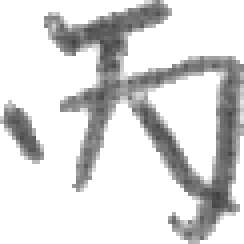
#> input picture TA_dataset/train/丙/161151.png, 61 x 61 px (shown 4 times larger); its folder holds only this picture in this run
$ jupyter execute --allow-errors TA.ipynb
#> lines starting #> are read from the running program, lines starting #| are printed output that depends on the picture; after the words box and inside, x2 and y2 are one past the last pixel; in counts of white or black regions, pixels touching at a corner belong together
## Importing Libraries

[cell 1]
from sklearn.neighbors import KNeighborsClassifier
from sklearn.model_selection import train_test_split
from imutils import paths
from PIL import Image
import numpy as np
import matplotlib.pyplot as plt
import glob
import argparse
import imutils
import cv2
import os
# import sys
# np.set_printoptions(threshold=sys.maxsize)

## Preprocessing

[cell 2]
x_train = []
y_train = []
x_test = []
y_test = []

for i in os.listdir('./TA_dataset/train'):
    for filename in glob.glob('TA_dataset/train/'+str(i)+'/*.png'):
        im = cv2.imread(filename, 0)
#> im is the input picture: shape (61, 61); min 66, max 255, mean 216.3
        im = cv2.resize(im, (128, 128)) # resize to 128 * 128 pixel size
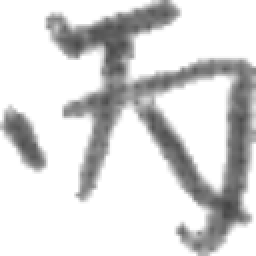
#> im: shape (128, 128) (shown 2 times larger); min 68, max 255, mean 216.3
        blur = cv2.GaussianBlur(im, (5,5), 0) # using Gaussian blur
        ret, th = cv2.threshold(blur, 0, 255, cv2.THRESH_BINARY + cv2.THRESH_OTSU)
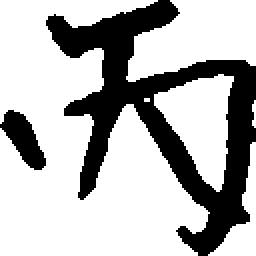
#> th: shape (128, 128) (shown 2 times larger); 71.3% white; 2 black regions, box (x1, y1, x2, y2) and area: (23, 0, 128, 128) 4356, (0, 55, 23, 85) 348
#> ret = 191
        x_train.append(th)
        y_train.append(i) # append class
#> pass 2 of the loop `for i in os.listdir('./TA_dataset/train'):`:
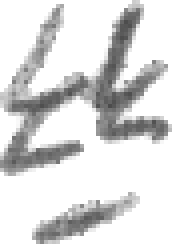
#> input picture TA_dataset/train/丝/101754.png, 43 x 61 px (shown 4 times larger)
#> im is the input picture: shape (61, 43); min 76, max 255, mean 217.9
#> `im = cv2.resize(im, (128, 128))`:
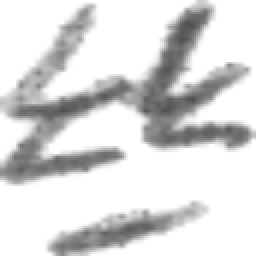
#> im: shape (128, 128) (shown 2 times larger); min 79, max 255, mean 217.8
#> `ret, th = cv2.threshold(blur, 0, 255, cv2.THRESH_BINARY + cv2.THRESH_O..`:
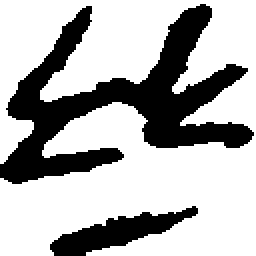
#> th: shape (128, 128) (shown 2 times larger); 70.4% white; 2 black regions, box (x1, y1, x2, y2) and area: (0, 2, 127, 92) 4087, (25, 103, 99, 128) 762
#> ret = 196

#> (the rest of this cell did not finish here and is left out)

[cell 3]
x_train = np.array(x_train) / 255
x_test = np.array(x_test) / 255
y_train = np.array(y_train)
# x_train = np.array(x_train)
# x_test = np.array(x_test)

[cell 4]
plt.imshow(x_train[0])
plt.show()
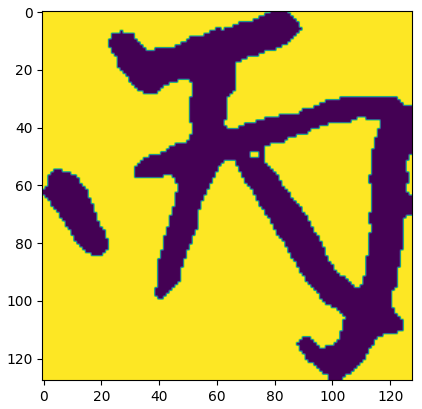
#> figure drawn by matplotlib, 1 panel

#> (a cell that did not finish here is left out)

## KNN

[cell 6]
from sklearn.neighbors import KNeighborsClassifier
from sklearn.metrics import accuracy_score

[cell 7]
neigh = KNeighborsClassifier(n_neighbors=3)
xtrain = np.reshape(x_train, (x_train.shape[0], x_train.shape[1] * x_train.shape[1]))
#> (the rest of this cell did not finish here and is left out)

#> (a cell that did not finish here is left out)

## KNN with HOG Feature Extraction

[cell 9]
from skimage.feature import hog

[cell 10]
features = np.array(xtrain, 'int64')
labels = y_train

[cell 11]
list_hog_fd = []
for feature in features:
    fd = hog(
        feature.reshape((128, 128)),
        orientations=8,
        pixels_per_cell=(64, 64),
        cells_per_block=(1, 1), )
    list_hog_fd.append(fd)
#> this loop made 2 passes
#> after the loop, list_hog_fd = 2 items

[cell 12]
hog_features = np.array(list_hog_fd)
hog_features

[cell 13]
'''
If you haven't run KNN before, you need to run this!
'''
# neigh = KNeighborsClassifier(n_neighbors=3)
# xtrain = np.reshape(x_train, (x_train.shape[0], x_train.shape[1] * x_train.shape[1]))
# xtest = np.reshape(x_test, (x_test.shape[0], x_test.shape[1] * x_test.shape[1]))

#> (a cell that did not finish here is left out)

## KNN with Skeletoning

[cell 15]
from skimage.morphology import skeletonize
from skimage import data
import matplotlib.pyplot as plt
from skimage.util import invert

# Invert the horse image
image = invert(x_train[0])

# perform skeletonization
skeleton = skeletonize(image)
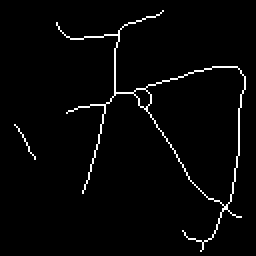
#> skeleton: shape (128, 128) bool (shown 2 times larger); 2.6% white in thin lines or dots, all inside (x1, y1, x2, y2) = (7, 5, 123, 126)

# display results
fig, axes = plt.subplots(nrows=1, ncols=2, figsize=(8, 4),
                         sharex=True, sharey=True)

ax = axes.ravel()

ax[0].imshow(image, cmap=plt.cm.gray)
ax[0].axis('off')
ax[0].set_title('original', fontsize=20)

ax[1].imshow(skeleton, cmap=plt.cm.gray)
ax[1].axis('off')
ax[1].set_title('skeleton', fontsize=20)

fig.tight_layout()
plt.show()

[cell 16]
from sklearn.neighbors import KNeighborsClassifier
neigh = KNeighborsClassifier(n_neighbors=3)
xtrain = np.reshape(x_train, (x_train.shape[0], x_train.shape[1] * x_train.shape[1]))
#> (the rest of this cell did not finish here and is left out)

[cell 17]
from sklearn.metrics import accuracy_score
#> (the rest of this cell did not finish here and is left out)

## Bonus -- Otsu's Method Overview

[cell 18]
import cv2 as cv
import numpy as np
from matplotlib import pyplot as plt
img = cv.imread('TA_dataset/train/丙/2676.png',0)
#> (the rest of this cell did not finish here and is left out)

[cell 19]
import cv2 as cv
import numpy as np
from matplotlib import pyplot as plt
img = cv.imread('TA_dataset/train/丙/2676.png',0)
# global thresholding
ret1,th1 = cv.threshold(img,127,255,cv.THRESH_BINARY)
# Otsu's thresholding
ret2,th2 = cv.threshold(img,0,255,cv.THRESH_BINARY+cv.THRESH_OTSU)
#> ret2 = 0
# Otsu's thresholding after Gaussian filtering
#> (the rest of this cell did not finish here and is left out)
